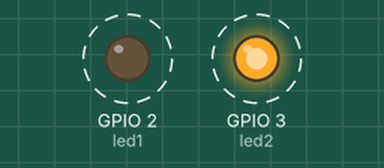
Recording of a program running on a simulated Raspberry Pi (BCM pin numbers). Parts: output pins drawn as LEDs (lit = HIGH). Dashed ring = blinking.

Above: at 0.5 s.
Timing chart, 0 to 4.6 s (numbered marks = the images above):
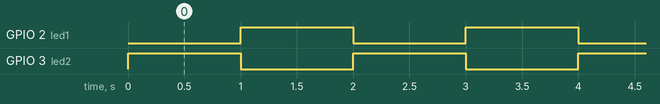

Measured:
- by itself, GPIO 2 (led1), GPIO 3 (led2): alternates HIGH for 1.0 s and LOW for 1.0 s

The program:

led_toggle.py
```python
# Import required modules
import RPi.GPIO as GPIO # RPi.GPIO module to contol GPIOs
from enum import Enum   # import Enum class to inherit and use enumumerators

class POLARITY(Enum):
    '''
    Enumerators for LED polarity
    ACTIVE_HIGH means LED is on when the state of GPIO is high and vice versa.
    '''
    ACTIVE_HIGH = 1
    ACTIVE_LOW = 0

class LED:
    '''
    Class for LED On/Off control
    '''
    def __init__(self, gpio, polarity=POLARITY.ACTIVE_HIGH):
        '''
        Initialize self. Specify gpio and polarity.
        The polarity is ACTIVE_HIGH by default.
        '''
        self.gpio = gpio
        self.polarity = polarity
        GPIO.setup(self.gpio, GPIO.OUT)
        self.off()
    def on(self):
        '''
        Turn on the LED
        '''
        GPIO.output(self.gpio, GPIO.HIGH if self.polarity == POLARITY.ACTIVE_HIGH else GPIO.LOW)
    def off(self):
        '''
        Turn off the LED
        '''
        GPIO.output(self.gpio, GPIO.LOW if self.polarity == POLARITY.ACTIVE_HIGH else GPIO.HIGH)

if __name__ == '__main__':
    # import time module for sleep to delay
    # Used only here so imported in this block
    import time

    GPIO.setmode(GPIO.BCM) # Specify the GPIO numbering mode.

    # Configure 2 LEDs
    led1 = LED(2)
    led2 = LED(3)

    # State flag to toggle LEDs
    on = False

    try:
        while(True):
            if (on):
                led1.on()
                led2.off()
                on = False # Invert the state
            else:
                led1.off()
                led2.on()
                on = True # Invert the state

            # Time delay for 1 sec
            time.sleep(1)
    except KeyboardInterrupt: # Ctrl+C will bering us here.
        GPIO.cleanup()
        exit(0)
```
